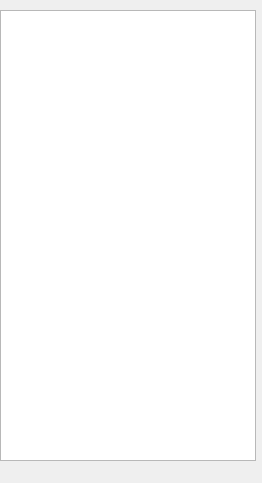
<?xml version="1.0" encoding="UTF-8"?>
<ui version="4.0">
 <class>Astro</class>
 <widget class="QWidget" name="Astro">
  <property name="geometry">
   <rect>
    <x>0</x>
    <y>0</y>
    <width>262</width>
    <height>483</height>
   </rect>
  </property>
  <property name="windowTitle">
   <string>Form</string>
  </property>
  <widget class="QTextBrowser" name="astroTextBrowser">
   <property name="geometry">
    <rect>
     <x>0</x>
     <y>10</y>
     <width>256</width>
     <height>451</height>
    </rect>
   </property>
   <property name="font">
    <font>
     <family>Courier New</family>
     <pointsize>20</pointsize>
     <weight>75</weight>
     <bold>true</bold>
    </font>
   </property>
  </widget>
 </widget>
 <resources/>
 <connections/>
</ui>
